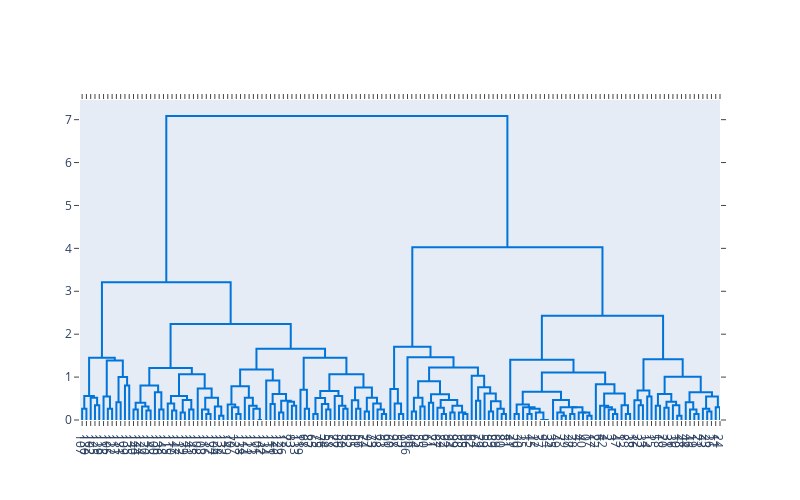

Write notebook code for a chart like this one.
### Code cell
# Create the dendrogram
fig = ff.create_dendrogram(df_iris_pca, color_threshold=0)
fig.update_layout(width=800, height=500)
fig.show()

### Figure 1 — Plotly figure (JSON) as saved in the notebook; plotly's stock layout.template omitted (floating-point values rounded to 4 significant figures; data arrays with more than 128 entries replaced by an {"elided": "..."} marker saying what was removed)
{"data": [{"hoverinfo": "text", "marker": {"color": "rgb(0,116,217)"}, "mode": "lines", "type": "scatter", "x": [5, 5, 15, 15], "xaxis": "x", "y": [0, 0.2646, 0.2646, 0], "yaxis": "y"}, {"hoverinfo": "text", "marker": {"color": "rgb(0,116,217)"}, "mode": "lines", "type": "scatter", "x": [35, 35, 45, 45], "xaxis": "x", "y": [0, 0.3464, 0.3464, 0], "yaxis": "y"}, {"hoverinfo": "text", "marker": {"color": "rgb(0,116,217)"}, "mode": "lines", "type": "scatter", "x": [25, 25, 40, 40], "xaxis": "x", "y": [0, 0.5196, 0.5196, 0.3464], "yaxis": "y"}, {"hoverinfo": "text", "marker": {"color": "rgb(0,116,217)"}, "mode": "lines", "type": "scatter", "x": [10, 10, 32.5, 32.5], "xaxis": "x", "y": [0.2646, 0.5568, 0.5568, 0.5196], "yaxis": "y"}, {"hoverinfo": "text", "marker": {"color": "rgb(0,116,217)"}, "mode": "lines", "type": "scatter", "x": [65, 65, 75, 75], "xaxis": "x", "y": [0, 0.2646, 0.2646, 0], "yaxis": "y"}, {"hoverinfo": "text", "marker": {"color": "rgb(0,116,217)"}, "mode": "lines", "type": "scatter", "x": [55, 55, 70, 70], "xaxis": "x", "y": [0, 0.5477, 0.5477, 0.2646], "yaxis": "y"}, {"hoverinfo": "text", "marker": {"color": "rgb(0,116,217)"}, "mode": "lines", "type": "scatter", "x": [85, 85, 95, 95], "xaxis": "x", "y": [0, 0.4123, 0.4123, 0], "yaxis": "y"}, {"hoverinfo": "text", "marker": {"color": "rgb(0,116,217)"}, "mode": "lines", "type": "scatter", "x": [105, 105, 115, 115], "xaxis": "x", "y": [0, 0.8062, 0.8062, 0], "yaxis": "y"}, {"hoverinfo": "text", "marker": {"color": "rgb(0,116,217)"}, "mode": "lines", "type": "scatter", "x": [90, 90, 110, 110], "xaxis": "x", "y": [0.4123, 1.005, 1.005, 0.8062], "yaxis": "y"}, {"hoverinfo": "text", "marker": {"color": "rgb(0,116,217)"}, "mode": "lines", "type": "scatter", "x": [62.5, 62.5, 100, 100], "xaxis": "x", "y": [0.5477, 1.389, 1.389, 1.005], "yaxis": "y"}, {"hoverinfo": "text", "marker": {"color": "rgb(0,116,217)"}, "mode": "lines", "type": "scatter", "x": [21.25, 21.25, 81.25, 81.25], "xaxis": "x", "y": [0.5568, 1.453, 1.453, 1.389], "yaxis": "y"}, {"hoverinfo": "text", "marker": {"color": "rgb(0,116,217)"}, "mode": "lines", "type": "scatter", "x": [125, 125, 135, 135], "xaxis": "x", "y": [0, 0.2449, 0.2449, 0], "yaxis": "y"}, {"hoverinfo": "text", "marker": {"color": "rgb(0,116,217)"}, "mode": "lines", "type": "scatter", "x": [155, 155, 165, 165], "xaxis": "x", "y": [0, 0.2236, 0.2236, 0], "yaxis": "y"}, {"hoverinfo": "text", "marker": {"color": "rgb(0,116,217)"}, "mode": "lines", "type": "scatter", "x": [145, 145, 160, 160], "xaxis": "x", "y": [0, 0.3162, 0.3162, 0.2236], "yaxis": "y"}, {"hoverinfo": "text", "marker": {"color": "rgb(0,116,217)"}, "mode": "lines", "type": "scatter", "x": [130, 130, 152.5, 152.5], "xaxis": "x", "y": [0.2449, 0.4, 0.4, 0.3162], "yaxis": "y"}, {"hoverinfo": "text", "marker": {"color": "rgb(0,116,217)"}, "mode": "lines", "type": "scatter", "x": [185, 185, 195, 195], "xaxis": "x", "y": [0, 0.2449, 0.2449, 0], "yaxis": "y"}, {"hoverinfo": "text", "marker": {"color": "rgb(0,116,217)"}, "mode": "lines", "type": "scatter", "x": [175, 175, 190, 190], "xaxis": "x", "y": [0, 0.6481, 0.6481, 0.2449], "yaxis": "y"}, {"hoverinfo": "text", "marker": {"color": "rgb(0,116,217)"}, "mode": "lines", "type": "scatter", "x": [141.2, 141.2, 182.5, 182.5], "xaxis": "x", "y": [0.4, 0.8062, 0.8062, 0.6481], "yaxis": "y"}, {"hoverinfo": "text", "marker": {"color": "rgb(0,116,217)"}, "mode": "lines", "type": "scatter", "x": [215, 215, 225, 225], "xaxis": "x", "y": [0, 0.2236, 0.2236, 0], "yaxis": "y"}, {"hoverinfo": "text", "marker": {"color": "rgb(0,116,217)"}, "mode": "lines", "type": "scatter", "x": [205, 205, 220, 220], "xaxis": "x", "y": [0, 0.3873, 0.3873, 0.2236], "yaxis": "y"}, {"hoverinfo": "text", "marker": {"color": "rgb(0,116,217)"}, "mode": "lines", "type": "scatter", "x": [235, 235, 245, 245], "xaxis": "x", "y": [0, 0.1732, 0.1732, 0], "yaxis": "y"}, {"hoverinfo": "text", "marker": {"color": "rgb(0,116,217)"}, "mode": "lines", "type": "scatter", "x": [255, 255, 265, 265], "xaxis": "x", "y": [0, 0.2449, 0.2449, 0], "yaxis": "y"}, {"hoverinfo": "text", "marker": {"color": "rgb(0,116,217)"}, "mode": "lines", "type": "scatter", "x": [240, 240, 260, 260], "xaxis": "x", "y": [0.1732, 0.469, 0.469, 0.2449], "yaxis": "y"}, {"hoverinfo": "text", "marker": {"color": "rgb(0,116,217)"}, "mode": "lines", "type": "scatter", "x": [212.5, 212.5, 250, 250], "xaxis": "x", "y": [0.3873, 0.5568, 0.5568, 0.469], "yaxis": "y"}, {"hoverinfo": "text", "marker": {"color": "rgb(0,116,217)"}, "mode": "lines", "type": "scatter", "x": [295, 295, 305, 305], "xaxis": "x", "y": [0, 0.1414, 0.1414, 0], "yaxis": "y"}, {"hoverinfo": "text", "marker": {"color": "rgb(0,116,217)"}, "mode": "lines", "type": "scatter", "x": [285, 285, 300, 300], "xaxis": "x", "y": [0, 0.2449, 0.2449, 0.1414], "yaxis": "y"}, {"hoverinfo": "text", "marker": {"color": "rgb(0,116,217)"}, "mode": "lines", "type": "scatter", "x": [325, 325, 335, 335], "xaxis": "x", "y": [0, 0.1, 0.1, 0], "yaxis": "y"}, {"hoverinfo": "text", "marker": {"color": "rgb(0,116,217)"}, "mode": "lines", "type": "scatter", "x": [315, 315, 330, 330], "xaxis": "x", "y": [0, 0.3162, 0.3162, 0.1], "yaxis": "y"}, {"hoverinfo": "text", "marker": {"color": "rgb(0,116,217)"}, "mode": "lines", "type": "scatter", "x": [292.5, 292.5, 322.5, 322.5], "xaxis": "x", "y": [0.2449, 0.5196, 0.5196, 0.3162], "yaxis": "y"}, {"hoverinfo": "text", "marker": {"color": "rgb(0,116,217)"}, "mode": "lines", "type": "scatter", "x": [275, 275, 307.5, 307.5], "xaxis": "x", "y": [0, 0.7348, 0.7348, 0.5196], "yaxis": "y"}, {"hoverinfo": "text", "marker": {"color": "rgb(0,116,217)"}, "mode": "lines", "type": "scatter", "x": [231.2, 231.2, 291.2, 291.2], "xaxis": "x", "y": [0.5568, 1.068, 1.068, 0.7348], "yaxis": "y"}, {"hoverinfo": "text", "marker": {"color": "rgb(0,116,217)"}, "mode": "lines", "type": "scatter", "x": [161.9, 161.9, 261.2, 261.2], "xaxis": "x", "y": [0.8062, 1.212, 1.212, 1.068], "yaxis": "y"}, {"hoverinfo": "text", "marker": {"color": "rgb(0,116,217)"}, "mode": "lines", "type": "scatter", "x": [365, 365, 375, 375], "xaxis": "x", "y": [0, 0.1414, 0.1414, 0], "yaxis": "y"}, {"hoverinfo": "text", "marker": {"color": "rgb(0,116,217)"}, "mode": "lines", "type": "scatter", "x": [355, 355, 370, 370], "xaxis": "x", "y": [0, 0.3, 0.3, 0.1414], "yaxis": "y"}, {"hoverinfo": "text", "marker": {"color": "rgb(0,116,217)"}, "mode": "lines", "type": "scatter", "x": [345, 345, 362.5, 362.5], "xaxis": "x", "y": [0, 0.3606, 0.3606, 0.3], "yaxis": "y"}, {"hoverinfo": "text", "marker": {"color": "rgb(0,116,217)"}, "mode": "lines", "type": "scatter", "x": [415, 415, 425, 425], "xaxis": "x", "y": [0, 0, 0, 0], "yaxis": "y"}, {"hoverinfo": "text", "marker": {"color": "rgb(0,116,217)"}, "mode": "lines", "type": "scatter", "x": [405, 405, 420, 420], "xaxis": "x", "y": [0, 0.2646, 0.2646, 0], "yaxis": "y"}, {"hoverinfo": "text", "marker": {"color": "rgb(0,116,217)"}, "mode": "lines", "type": "scatter", "x": [395, 395, 412.5, 412.5], "xaxis": "x", "y": [0, 0.3317, 0.3317, 0.2646], "yaxis": "y"}, {"hoverinfo": "text", "marker": {"color": "rgb(0,116,217)"}, "mode": "lines", "type": "scatter", "x": [385, 385, 403.8, 403.8], "xaxis": "x", "y": [0, 0.5196, 0.5196, 0.3317], "yaxis": "y"}, {"hoverinfo": "text", "marker": {"color": "rgb(0,116,217)"}, "mode": "lines", "type": "scatter", "x": [353.8, 353.8, 394.4, 394.4], "xaxis": "x", "y": [0.3606, 0.7874, 0.7874, 0.5196], "yaxis": "y"}, {"hoverinfo": "text", "marker": {"color": "rgb(0,116,217)"}, "mode": "lines", "type": "scatter", "x": [445, 445, 455, 455], "xaxis": "x", "y": [0, 0.3742, 0.3742, 0], "yaxis": "y"}, {"hoverinfo": "text", "marker": {"color": "rgb(0,116,217)"}, "mode": "lines", "type": "scatter", "x": [465, 465, 475, 475], "xaxis": "x", "y": [0, 0.1732, 0.1732, 0], "yaxis": "y"}, {"hoverinfo": "text", "marker": {"color": "rgb(0,116,217)"}, "mode": "lines", "type": "scatter", "x": [495, 495, 505, 505], "xaxis": "x", "y": [0, 0.3317, 0.3317, 0], "yaxis": "y"}, {"hoverinfo": "text", "marker": {"color": "rgb(0,116,217)"}, "mode": "lines", "type": "scatter", "x": [485, 485, 500, 500], "xaxis": "x", "y": [0, 0.4243, 0.4243, 0.3317], "yaxis": "y"}, {"hoverinfo": "text", "marker": {"color": "rgb(0,116,217)"}, "mode": "lines", "type": "scatter", "x": [470, 470, 492.5, 492.5], "xaxis": "x", "y": [0.1732, 0.4472, 0.4472, 0.4243], "yaxis": "y"}, {"hoverinfo": "text", "marker": {"color": "rgb(0,116,217)"}, "mode": "lines", "type": "scatter", "x": [450, 450, 481.2, 481.2], "xaxis": "x", "y": [0.3742, 0.6083, 0.6083, 0.4472], "yaxis": "y"}, {"hoverinfo": "text", "marker": {"color": "rgb(0,116,217)"}, "mode": "lines", "type": "scatter", "x": [435, 435, 465.6, 465.6], "xaxis": "x", "y": [0, 0.922, 0.922, 0.6083], "yaxis": "y"}, {"hoverinfo": "text", "marker": {"color": "rgb(0,116,217)"}, "mode": "lines", "type": "scatter", "x": [374.1, 374.1, 450.3, 450.3], "xaxis": "x", "y": [0.7874, 1.175, 1.175, 0.922], "yaxis": "y"}, {"hoverinfo": "text", "marker": {"color": "rgb(0,116,217)"}, "mode": "lines", "type": "scatter", "x": [525, 525, 535, 535], "xaxis": "x", "y": [0, 0.2646, 0.2646, 0], "yaxis": "y"}, {"hoverinfo": "text", "marker": {"color": "rgb(0,116,217)"}, "mode": "lines", "type": "scatter", "x": [515, 515, 530, 530], "xaxis": "x", "y": [0, 0.7071, 0.7071, 0.2646], "yaxis": "y"}, {"hoverinfo": "text", "marker": {"color": "rgb(0,116,217)"}, "mode": "lines", "type": "scatter", "x": [545, 545, 555, 555], "xaxis": "x", "y": [0, 0.1414, 0.1414, 0], "yaxis": "y"}, {"hoverinfo": "text", "marker": {"color": "rgb(0,116,217)"}, "mode": "lines", "type": "scatter", "x": [575, 575, 585, 585], "xaxis": "x", "y": [0, 0.2449, 0.2449, 0], "yaxis": "y"}, {"hoverinfo": "text", "marker": {"color": "rgb(0,116,217)"}, "mode": "lines", "type": "scatter", "x": [565, 565, 580, 580], "xaxis": "x", "y": [0, 0.3742, 0.3742, 0.2449], "yaxis": "y"}, {"hoverinfo": "text", "marker": {"color": "rgb(0,116,217)"}, "mode": "lines", "type": "scatter", "x": [550, 550, 572.5, 572.5], "xaxis": "x", "y": [0.1414, 0.5099, 0.5099, 0.3742], "yaxis": "y"}, {"hoverinfo": "text", "marker": {"color": "rgb(0,116,217)"}, "mode": "lines", "type": "scatter", "x": [615, 615, 625, 625], "xaxis": "x", "y": [0, 0.2646, 0.2646, 0], "yaxis": "y"}, {"hoverinfo": "text", "marker": {"color": "rgb(0,116,217)"}, "mode": "lines", "type": "scatter", "x": [605, 605, 620, 620], "xaxis": "x", "y": [0, 0.3317, 0.3317, 0.2646], "yaxis": "y"}, {"hoverinfo": "text", "marker": {"color": "rgb(0,116,217)"}, "mode": "lines", "type": "scatter", "x": [595, 595, 612.5, 612.5], "xaxis": "x", "y": [0, 0.5568, 0.5568, 0.3317], "yaxis": "y"}, {"hoverinfo": "text", "marker": {"color": "rgb(0,116,217)"}, "mode": "lines", "type": "scatter", "x": [561.2, 561.2, 603.8, 603.8], "xaxis": "x", "y": [0.5099, 0.6782, 0.6782, 0.5568], "yaxis": "y"}, {"hoverinfo": "text", "marker": {"color": "rgb(0,116,217)"}, "mode": "lines", "type": "scatter", "x": [645, 645, 655, 655], "xaxis": "x", "y": [0, 0.2646, 0.2646, 0], "yaxis": "y"}, {"hoverinfo": "text", "marker": {"color": "rgb(0,116,217)"}, "mode": "lines", "type": "scatter", "x": [635, 635, 650, 650], "xaxis": "x", "y": [0, 0.4583, 0.4583, 0.2646], "yaxis": "y"}, {"hoverinfo": "text", "marker": {"color": "rgb(0,116,217)"}, "mode": "lines", "type": "scatter", "x": [665, 665, 675, 675], "xaxis": "x", "y": [0, 0.2, 0.2, 0], "yaxis": "y"}, {"hoverinfo": "text", "marker": {"color": "rgb(0,116,217)"}, "mode": "lines", "type": "scatter", "x": [705, 705, 715, 715], "xaxis": "x", "y": [0, 0.1414, 0.1414, 0], "yaxis": "y"}, {"hoverinfo": "text", "marker": {"color": "rgb(0,116,217)"}, "mode": "lines", "type": "scatter", "x": [695, 695, 710, 710], "xaxis": "x", "y": [0, 0.2449, 0.2449, 0.1414], "yaxis": "y"}, {"hoverinfo": "text", "marker": {"color": "rgb(0,116,217)"}, "mode": "lines", "type": "scatter", "x": [685, 685, 702.5, 702.5], "xaxis": "x", "y": [0, 0.3873, 0.3873, 0.2449], "yaxis": "y"}, {"hoverinfo": "text", "marker": {"color": "rgb(0,116,217)"}, "mode": "lines", "type": "scatter", "x": [670, 670, 693.8, 693.8], "xaxis": "x", "y": [0.2, 0.5196, 0.5196, 0.3873], "yaxis": "y"}, {"hoverinfo": "text", "marker": {"color": "rgb(0,116,217)"}, "mode": "lines", "type": "scatter", "x": [642.5, 642.5, 681.9, 681.9], "xaxis": "x", "y": [0.4583, 0.755, 0.755, 0.5196], "yaxis": "y"}, {"hoverinfo": "text", "marker": {"color": "rgb(0,116,217)"}, "mode": "lines", "type": "scatter", "x": [582.5, 582.5, 662.2, 662.2], "xaxis": "x", "y": [0.6782, 1.068, 1.068, 0.755], "yaxis": "y"}, {"hoverinfo": "text", "marker": {"color": "rgb(0,116,217)"}, "mode": "lines", "type": "scatter", "x": [522.5, 522.5, 622.3, 622.3], "xaxis": "x", "y": [0.7071, 1.449, 1.449, 1.068], "yaxis": "y"}, {"hoverinfo": "text", "marker": {"color": "rgb(0,116,217)"}, "mode": "lines", "type": "scatter", "x": [412.2, 412.2, 572.4, 572.4], "xaxis": "x", "y": [1.175, 1.661, 1.661, 1.449], "yaxis": "y"}, {"hoverinfo": "text", "marker": {"color": "rgb(0,116,217)"}, "mode": "lines", "type": "scatter", "x": [211.6, 211.6, 492.3, 492.3], "xaxis": "x", "y": [1.212, 2.236, 2.236, 1.661], "yaxis": "y"}, {"hoverinfo": "text", "marker": {"color": "rgb(0,116,217)"}, "mode": "lines", "type": "scatter", "x": [51.25, 51.25, 351.9, 351.9], "xaxis": "x", "y": [1.453, 3.211, 3.211, 2.236], "yaxis": "y"}, {"hoverinfo": "text", "marker": {"color": "rgb(0,116,217)"}, "mode": "lines", "type": "scatter", "x": [745, 745, 755, 755], "xaxis": "x", "y": [0, 0.1414, 0.1414, 0], "yaxis": "y"}, {"hoverinfo": "text", "marker": {"color": "rgb(0,116,217)"}, "mode": "lines", "type": "scatter", "x": [735, 735, 750, 750], "xaxis": "x", "y": [0, 0.3873, 0.3873, 0.1414], "yaxis": "y"}, {"hoverinfo": "text", "marker": {"color": "rgb(0,116,217)"}, "mode": "lines", "type": "scatter", "x": [725, 725, 742.5, 742.5], "xaxis": "x", "y": [0, 0.7211, 0.7211, 0.3873], "yaxis": "y"}, {"hoverinfo": "text", "marker": {"color": "rgb(0,116,217)"}, "mode": "lines", "type": "scatter", "x": [775, 775, 785, 785], "xaxis": "x", "y": [0, 0.2, 0.2, 0], "yaxis": "y"}, {"hoverinfo": "text", "marker": {"color": "rgb(0,116,217)"}, "mode": "lines", "type": "scatter", "x": [795, 795, 805, 805], "xaxis": "x", "y": [0, 0.3162, 0.3162, 0], "yaxis": "y"}, {"hoverinfo": "text", "marker": {"color": "rgb(0,116,217)"}, "mode": "lines", "type": "scatter", "x": [780, 780, 800, 800], "xaxis": "x", "y": [0.2, 0.5196, 0.5196, 0.3162], "yaxis": "y"}, {"hoverinfo": "text", "marker": {"color": "rgb(0,116,217)"}, "mode": "lines", "type": "scatter", "x": [815, 815, 825, 825], "xaxis": "x", "y": [0, 0.4, 0.4, 0], "yaxis": "y"}, {"hoverinfo": "text", "marker": {"color": "rgb(0,116,217)"}, "mode": "lines", "type": "scatter", "x": [845, 845, 855, 855], "xaxis": "x", "y": [0, 0.1414, 0.1414, 0], "yaxis": "y"}, {"hoverinfo": "text", "marker": {"color": "rgb(0,116,217)"}, "mode": "lines", "type": "scatter", "x": [835, 835, 850, 850], "xaxis": "x", "y": [0, 0.2828, 0.2828, 0.1414], "yaxis": "y"}, {"hoverinfo": "text", "marker": {"color": "rgb(0,116,217)"}, "mode": "lines", "type": "scatter", "x": [865, 865, 875, 875], "xaxis": "x", "y": [0, 0.1732, 0.1732, 0], "yaxis": "y"}, {"hoverinfo": "text", "marker": {"color": "rgb(0,116,217)"}, "mode": "lines", "type": "scatter", "x": [895, 895, 905, 905], "xaxis": "x", "y": [0, 0.1414, 0.1414, 0], "yaxis": "y"}, {"hoverinfo": "text", "marker": {"color": "rgb(0,116,217)"}, "mode": "lines", "type": "scatter", "x": [885, 885, 900, 900], "xaxis": "x", "y": [0, 0.1732, 0.1732, 0.1414], "yaxis": "y"}, {"hoverinfo": "text", "marker": {"color": "rgb(0,116,217)"}, "mode": "lines", "type": "scatter", "x": [870, 870, 892.5, 892.5], "xaxis": "x", "y": [0.1732, 0.3317, 0.3317, 0.1732], "yaxis": "y"}, {"hoverinfo": "text", "marker": {"color": "rgb(0,116,217)"}, "mode": "lines", "type": "scatter", "x": [842.5, 842.5, 881.2, 881.2], "xaxis": "x", "y": [0.2828, 0.469, 0.469, 0.3317], "yaxis": "y"}, {"hoverinfo": "text", "marker": {"color": "rgb(0,116,217)"}, "mode": "lines", "type": "scatter", "x": [820, 820, 861.9, 861.9], "xaxis": "x", "y": [0.4, 0.6, 0.6, 0.469], "yaxis": "y"}, {"hoverinfo": "text", "marker": {"color": "rgb(0,116,217)"}, "mode": "lines", "type": "scatter", "x": [790, 790, 840.9, 840.9], "xaxis": "x", "y": [0.5196, 0.9055, 0.9055, 0.6], "yaxis": "y"}, {"hoverinfo": "text", "marker": {"color": "rgb(0,116,217)"}, "mode": "lines", "type": "scatter", "x": [925, 925, 935, 935], "xaxis": "x", "y": [0, 0.4472, 0.4472, 0], "yaxis": "y"}, {"hoverinfo": "text", "marker": {"color": "rgb(0,116,217)"}, "mode": "lines", "type": "scatter", "x": [955, 955, 965, 965], "xaxis": "x", "y": [0, 0.2, 0.2, 0], "yaxis": "y"}, {"hoverinfo": "text", "marker": {"color": "rgb(0,116,217)"}, "mode": "lines", "type": "scatter", "x": [985, 985, 995, 995], "xaxis": "x", "y": [0, 0.1414, 0.1414, 0], "yaxis": "y"}, {"hoverinfo": "text", "marker": {"color": "rgb(0,116,217)"}, "mode": "lines", "type": "scatter", "x": [975, 975, 990, 990], "xaxis": "x", "y": [0, 0.2646, 0.2646, 0.1414], "yaxis": "y"}, {"hoverinfo": "text", "marker": {"color": "rgb(0,116,217)"}, "mode": "lines", "type": "scatter", "x": [960, 960, 982.5, 982.5], "xaxis": "x", "y": [0.2, 0.4359, 0.4359, 0.2646], "yaxis": "y"}, {"hoverinfo": "text", "marker": {"color": "rgb(0,116,217)"}, "mode": "lines", "type": "scatter", "x": [945, 945, 971.2, 971.2], "xaxis": "x", "y": [0, 0.6164, 0.6164, 0.4359], "yaxis": "y"}, {"hoverinfo": "text", "marker": {"color": "rgb(0,116,217)"}, "mode": "lines", "type": "scatter", "x": [930, 930, 958.1, 958.1], "xaxis": "x", "y": [0.4472, 0.7616, 0.7616, 0.6164], "yaxis": "y"}, {"hoverinfo": "text", "marker": {"color": "rgb(0,116,217)"}, "mode": "lines", "type": "scatter", "x": [915, 915, 944.1, 944.1], "xaxis": "x", "y": [0, 1.03, 1.03, 0.7616], "yaxis": "y"}, {"hoverinfo": "text", "marker": {"color": "rgb(0,116,217)"}, "mode": "lines", "type": "scatter", "x": [815.5, 815.5, 929.5, 929.5], "xaxis": "x", "y": [0.9055, 1.225, 1.225, 1.03], "yaxis": "y"}, {"hoverinfo": "text", "marker": {"color": "rgb(0,116,217)"}, "mode": "lines", "type": "scatter", "x": [765, 765, 872.5, 872.5], "xaxis": "x", "y": [0, 1.463, 1.463, 1.225], "yaxis": "y"}, {"hoverinfo": "text", "marker": {"color": "rgb(0,116,217)"}, "mode": "lines", "type": "scatter", "x": [733.8, 733.8, 818.8, 818.8], "xaxis": "x", "y": [0.7211, 1.706, 1.706, 1.463], "yaxis": "y"}, {"hoverinfo": "text", "marker": {"color": "rgb(0,116,217)"}, "mode": "lines", "type": "scatter", "x": [1015, 1015, 1025, 1025], "xaxis": "x", "y": [0, 0.1414, 0.1414, 0], "yaxis": "y"}, {"hoverinfo": "text", "marker": {"color": "rgb(0,116,217)"}, "mode": "lines", "type": "scatter", "x": [1045, 1045, 1055, 1055], "xaxis": "x", "y": [0, 0.1414, 0.1414, 0], "yaxis": "y"}, {"hoverinfo": "text", "marker": {"color": "rgb(0,116,217)"}, "mode": "lines", "type": "scatter", "x": [1085, 1085, 1095, 1095], "xaxis": "x", "y": [0, 0, 0, 0], "yaxis": "y"}, {"hoverinfo": "text", "marker": {"color": "rgb(0,116,217)"}, "mode": "lines", "type": "scatter", "x": [1075, 1075, 1090, 1090], "xaxis": "x", "y": [0, 0, 0, 0], "yaxis": "y"}, {"hoverinfo": "text", "marker": {"color": "rgb(0,116,217)"}, "mode": "lines", "type": "scatter", "x": [1065, 1065, 1082.0, 1082.0], "xaxis": "x", "y": [0, 0.1732, 0.1732, 0], "yaxis": "y"}, {"hoverinfo": "text", "marker": {"color": "rgb(0,116,217)"}, "mode": "lines", "type": "scatter", "x": [1050, 1050, 1074.0, 1074.0], "xaxis": "x", "y": [0.1414, 0.2646, 0.2646, 0.1732], "yaxis": "y"}, {"hoverinfo": "text", "marker": {"color": "rgb(0,116,217)"}, "mode": "lines", "type": "scatter", "x": [1035, 1035, 1062.0, 1062.0], "xaxis": "x", "y": [0, 0.3, 0.3, 0.2646], "yaxis": "y"}, {"hoverinfo": "text", "marker": {"color": "rgb(0,116,217)"}, "mode": "lines", "type": "scatter", "x": [1020, 1020, 1048.0, 1048.0], "xaxis": "x", "y": [0.1414, 0.3606, 0.3606, 0.3], "yaxis": "y"}, {"hoverinfo": "text", "marker": {"color": "rgb(0,116,217)"}, "mode": "lines", "type": "scatter", "x": [1125, 1125, 1135, 1135], "xaxis": "x", "y": [0, 0.1, 0.1, 0], "yaxis": "y"}, {"hoverinfo": "text", "marker": {"color": "rgb(0,116,217)"}, "mode": "lines", "type": "scatter", "x": [1115, 1115, 1130, 1130], "xaxis": "x", "y": [0, 0.1732, 0.1732, 0.1], "yaxis": "y"}, {"hoverinfo": "text", "marker": {"color": "rgb(0,116,217)"}, "mode": "lines", "type": "scatter", "x": [1145, 1145, 1155, 1155], "xaxis": "x", "y": [0, 0.1414, 0.1414, 0], "yaxis": "y"}, {"hoverinfo": "text", "marker": {"color": "rgb(0,116,217)"}, "mode": "lines", "type": "scatter", "x": [1185, 1185, 1195, 1195], "xaxis": "x", "y": [0, 0.1, 0.1, 0], "yaxis": "y"}, {"hoverinfo": "text", "marker": {"color": "rgb(0,116,217)"}, "mode": "lines", "type": "scatter", "x": [1175, 1175, 1190, 1190], "xaxis": "x", "y": [0, 0.1732, 0.1732, 0.1], "yaxis": "y"}, {"hoverinfo": "text", "marker": {"color": "rgb(0,116,217)"}, "mode": "lines", "type": "scatter", "x": [1165, 1165, 1182.0, 1182.0], "xaxis": "x", "y": [0, 0.1732, 0.1732, 0.1732], "yaxis": "y"}, {"hoverinfo": "text", "marker": {"color": "rgb(0,116,217)"}, "mode": "lines", "type": "scatter", "x": [1150, 1150, 1174.0, 1174.0], "xaxis": "x", "y": [0.1414, 0.3, 0.3, 0.1732], "yaxis": "y"}, {"hoverinfo": "text", "marker": {"color": "rgb(0,116,217)"}, "mode": "lines", "type": "scatter", "x": [1122.0, 1122.0, 1162.0, 1162.0], "xaxis": "x", "y": [0.1732, 0.3, 0.3, 0.3], "yaxis": "y"}, {"hoverinfo": "text", "marker": {"color": "rgb(0,116,217)"}, "mode": "lines", "type": "scatter", "x": [1105, 1105, 1142.0, 1142.0], "xaxis": "x", "y": [0, 0.469, 0.469, 0.3], "yaxis": "y"}, {"hoverinfo": "text", "marker": {"color": "rgb(0,116,217)"}, "mode": "lines", "type": "scatter", "x": [1034.0, 1034.0, 1124.0, 1124.0], "xaxis": "x", "y": [0.3606, 0.6557, 0.6557, 0.469], "yaxis": "y"}, {"hoverinfo": "text", "marker": {"color": "rgb(0,116,217)"}, "mode": "lines", "type": "scatter", "x": [1245, 1245, 1255, 1255], "xaxis": "x", "y": [0, 0.1414, 0.1414, 0], "yaxis": "y"}, {"hoverinfo": "text", "marker": {"color": "rgb(0,116,217)"}, "mode": "lines", "type": "scatter", "x": [1235, 1235, 1250, 1250], "xaxis": "x", "y": [0, 0.2449, 0.2449, 0.1414], "yaxis": "y"}, {"hoverinfo": "text", "marker": {"color": "rgb(0,116,217)"}, "mode": "lines", "type": "scatter", "x": [1225, 1225, 1242.0, 1242.0], "xaxis": "x", "y": [0, 0.3, 0.3, 0.2449], "yaxis": "y"}, {"hoverinfo": "text", "marker": {"color": "rgb(0,116,217)"}, "mode": "lines", "type": "scatter", "x": [1215, 1215, 1234.0, 1234.0], "xaxis": "x", "y": [0, 0.3317, 0.3317, 0.3], "yaxis": "y"}, {"hoverinfo": "text", "marker": {"color": "rgb(0,116,217)"}, "mode": "lines", "type": "scatter", "x": [1275, 1275, 1285, 1285], "xaxis": "x", "y": [0, 0.1414, 0.1414, 0], "yaxis": "y"}, {"hoverinfo": "text", "marker": {"color": "rgb(0,116,217)"}, "mode": "lines", "type": "scatter", "x": [1265, 1265, 1280, 1280], "xaxis": "x", "y": [0, 0.3464, 0.3464, 0.1414], "yaxis": "y"}, {"hoverinfo": "text", "marker": {"color": "rgb(0,116,217)"}, "mode": "lines", "type": "scatter", "x": [1224.0, 1224.0, 1272.0, 1272.0], "xaxis": "x", "y": [0.3317, 0.6164, 0.6164, 0.3464], "yaxis": "y"}, {"hoverinfo": "text", "marker": {"color": "rgb(0,116,217)"}, "mode": "lines", "type": "scatter", "x": [1205, 1205, 1248.0, 1248.0], "xaxis": "x", "y": [0, 0.8307, 0.8307, 0.6164], "yaxis": "y"}, {"hoverinfo": "text", "marker": {"color": "rgb(0,116,217)"}, "mode": "lines", "type": "scatter", "x": [1079.0, 1079.0, 1227.0, 1227.0], "xaxis": "x", "y": [0.6557, 1.109, 1.109, 0.8307], "yaxis": "y"}, {"hoverinfo": "text", "marker": {"color": "rgb(0,116,217)"}, "mode": "lines", "type": "scatter", "x": [1005, 1005, 1153.0, 1153.0], "xaxis": "x", "y": [0, 1.407, 1.407, 1.109], "yaxis": "y"}, {"hoverinfo": "text", "marker": {"color": "rgb(0,116,217)"}, "mode": "lines", "type": "scatter", "x": [1305, 1305, 1315, 1315], "xaxis": "x", "y": [0, 0.3464, 0.3464, 0], "yaxis": "y"}, {"hoverinfo": "text", "marker": {"color": "rgb(0,116,217)"}, "mode": "lines", "type": "scatter", "x": [1295, 1295, 1310, 1310], "xaxis": "x", "y": [0, 0.4583, 0.4583, 0.3464], "yaxis": "y"}, {"hoverinfo": "text", "marker": {"color": "rgb(0,116,217)"}, "mode": "lines", "type": "scatter", "x": [1325, 1325, 1335, 1335], "xaxis": "x", "y": [0, 0.5477, 0.5477, 0], "yaxis": "y"}, {"hoverinfo": "text", "marker": {"color": "rgb(0,116,217)"}, "mode": "lines", "type": "scatter", "x": [1302.0, 1302.0, 1330, 1330], "xaxis": "x", "y": [0.4583, 0.6856, 0.6856, 0.5477], "yaxis": "y"}, {"hoverinfo": "text", "marker": {"color": "rgb(0,116,217)"}, "mode": "lines", "type": "scatter", "x": [1345, 1345, 1355, 1355], "xaxis": "x", "y": [0, 0.3317, 0.3317, 0], "yaxis": "y"}, {"hoverinfo": "text", "marker": {"color": "rgb(0,116,217)"}, "mode": "lines", "type": "scatter", "x": [1365, 1365, 1375, 1375], "xaxis": "x", "y": [0, 0.2828, 0.2828, 0], "yaxis": "y"}, {"hoverinfo": "text", "marker": {"color": "rgb(0,116,217)"}, "mode": "lines", "type": "scatter", "x": [1395, 1395, 1405, 1405], "xaxis": "x", "y": [0, 0.1, 0.1, 0], "yaxis": "y"}, {"hoverinfo": "text", "marker": {"color": "rgb(0,116,217)"}, "mode": "lines", "type": "scatter", "x": [1385, 1385, 1400, 1400], "xaxis": "x", "y": [0, 0.3464, 0.3464, 0.1], "yaxis": "y"}, {"hoverinfo": "text", "marker": {"color": "rgb(0,116,217)"}, "mode": "lines", "type": "scatter", "x": [1370, 1370, 1392.0, 1392.0], "xaxis": "x", "y": [0.2828, 0.4243, 0.4243, 0.3464], "yaxis": "y"}, {"hoverinfo": "text", "marker": {"color": "rgb(0,116,217)"}, "mode": "lines", "type": "scatter", "x": [1350, 1350, 1381.0, 1381.0], "xaxis": "x", "y": [0.3317, 0.6083, 0.6083, 0.4243], "yaxis": "y"}, {"hoverinfo": "text", "marker": {"color": "rgb(0,116,217)"}, "mode": "lines", "type": "scatter", "x": [1435, 1435, 1445, 1445], "xaxis": "x", "y": [0, 0.1414, 0.1414, 0], "yaxis": "y"}, {"hoverinfo": "text", "marker": {"color": "rgb(0,116,217)"}, "mode": "lines", "type": "scatter", "x": [1425, 1425, 1440, 1440], "xaxis": "x", "y": [0, 0.2449, 0.2449, 0.1414], "yaxis": "y"}, {"hoverinfo": "text", "marker": {"color": "rgb(0,116,217)"}, "mode": "lines", "type": "scatter", "x": [1415, 1415, 1432.0, 1432.0], "xaxis": "x", "y": [0, 0.4123, 0.4123, 0.2449], "yaxis": "y"}, {"hoverinfo": "text", "marker": {"color": "rgb(0,116,217)"}, "mode": "lines", "type": "scatter", "x": [1465, 1465, 1475, 1475], "xaxis": "x", "y": [0, 0.2, 0.2, 0], "yaxis": "y"}, {"hoverinfo": "text", "marker": {"color": "rgb(0,116,217)"}, "mode": "lines", "type": "scatter", "x": [1455, 1455, 1470, 1470], "xaxis": "x", "y": [0, 0.2646, 0.2646, 0.2], "yaxis": "y"}, {"hoverinfo": "text", "marker": {"color": "rgb(0,116,217)"}, "mode": "lines", "type": "scatter", "x": [1485, 1485, 1495, 1495], "xaxis": "x", "y": [0, 0.3, 0.3, 0], "yaxis": "y"}, {"hoverinfo": "text", "marker": {"color": "rgb(0,116,217)"}, "mode": "lines", "type": "scatter", "x": [1462.0, 1462.0, 1490, 1490], "xaxis": "x", "y": [0.2646, 0.5477, 0.5477, 0.3], "yaxis": "y"}, {"hoverinfo": "text", "marker": {"color": "rgb(0,116,217)"}, "mode": "lines", "type": "scatter", "x": [1424.0, 1424.0, 1476.0, 1476.0], "xaxis": "x", "y": [0.4123, 0.6481, 0.6481, 0.5477], "yaxis": "y"}, {"hoverinfo": "text", "marker": {"color": "rgb(0,116,217)"}, "mode": "lines", "type": "scatter", "x": [1366.0, 1366.0, 1450, 1450], "xaxis": "x", "y": [0.6083, 1.01, 1.01, 0.6481], "yaxis": "y"}, {"hoverinfo": "text", "marker": {"color": "rgb(0,116,217)"}, "mode": "lines", "type": "scatter", "x": [1316.0, 1316.0, 1408.0, 1408.0], "xaxis": "x", "y": [0.6856, 1.418, 1.418, 1.01], "yaxis": "y"}, {"hoverinfo": "text", "marker": {"color": "rgb(0,116,217)"}, "mode": "lines", "type": "scatter", "x": [1079.0, 1079.0, 1362.0, 1362.0], "xaxis": "x", "y": [1.407, 2.429, 2.429, 1.418], "yaxis": "y"}, {"hoverinfo": "text", "marker": {"color": "rgb(0,116,217)"}, "mode": "lines", "type": "scatter", "x": [776.2, 776.2, 1220.0, 1220.0], "xaxis": "x", "y": [1.706, 4.025, 4.025, 2.429], "yaxis": "y"}, {"hoverinfo": "text", "marker": {"color": "rgb(0,116,217)"}, "mode": "lines", "type": "scatter", "x": [201.6, 201.6, 998.4, 998.4], "xaxis": "x", "y": [3.211, 7.085, 7.085, 4.025], "yaxis": "y"}], "layout": {"autosize": false, "height": 500, "hovermode": "closest", "showlegend": false, "width": 800, "xaxis": {"mirror": "allticks", "rangemode": "tozero", "showgrid": false, "showline": true, "showticklabels": true, "tickmode": "array", "ticks": "outside", "ticktext": {"elided": "150 str values"}, "tickvals": {"elided": "150 int values"}, "type": "linear", "zeroline": false}, "yaxis": {"mirror": "allticks", "rangemode": "tozero", "showgrid": false, "showline": true, "showticklabels": true, "ticks": "outside", "type": "linear", "zeroline": false}}}
